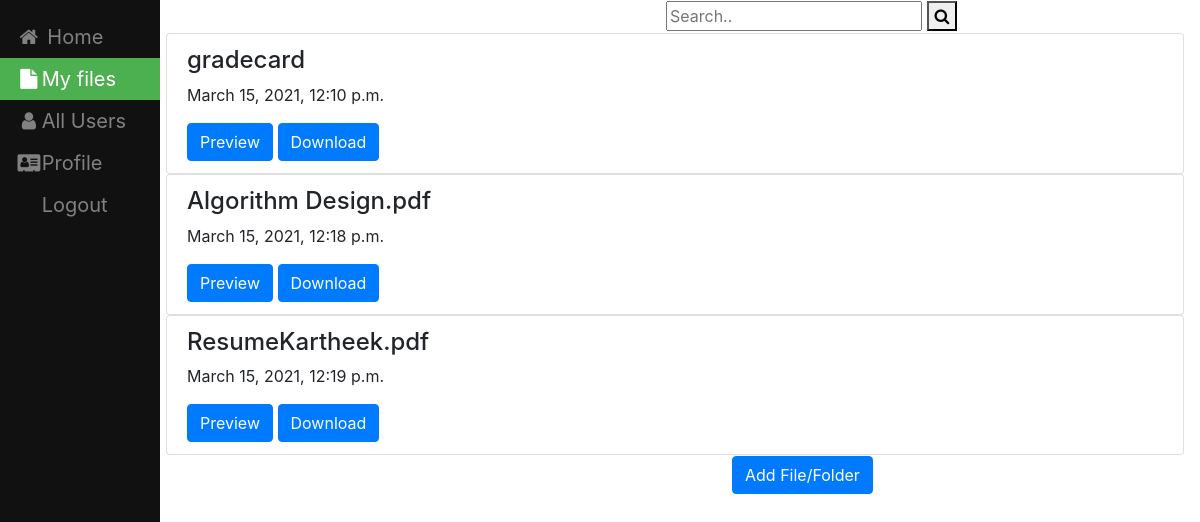
The page /My_Files (signed in) on the database its author committed.
### filesharing/models.py (models this page shows, shortened)
class File(models.Model):
    name = models.CharField(max_length=100,null=True,blank=True)
    file=models.FileField(upload_to=user_directory_path);
    created_on = models.DateTimeField(auto_now_add=True)
    user = models.ForeignKey(User,on_delete=models.CASCADE, default=None)

### filesharing/views.py (the view)
# urls.py: path('My_Files',views.My_Files,name='My_Files'),
def My_Files(request):
    user = request.user
    all_files = File.objects.filter(user=user)
    context = { 'all_files':all_files,'u':user }
    return render(request, 'filesharing/MY_Files.html', context)

### templates/filesharing/MY_Files.html (shortened to what this page needs)
{% load static %}
<!DOCTYPE html>
<html lang="en" dir="ltr">
  <head>
    <link rel="stylesheet" type="text/css" href="{%  static "css/styles.css" %}"/>
    <link rel="stylesheet" href="https://cdnjs.cloudflare.com/ajax/libs/font-awesome/4.7.0/css/font-awesome.min.css">
    <link rel="stylesheet" href="https://maxcdn.bootstrapcdn.com/bootstrap/4.0.0/css/bootstrap.min.css">
</head>
  <body>
<div class="sidebar">
  <a href="home1"><i class="fa fa-fw fa-home"></i> Home</a>
  <a class="active" href="My_Files"><i class="fa fa-fw fa-file"></i>My files</a>
  <a href="allusers"><i class="fa fa-fw fa-user"></i>All Users</a>
  <a href="createdprofile"><i class="fa fa-fw fa-address-card"></i>Profile</a>
  <a href="logout">Logout</a>
</div>
<form class="example" action="action_page.php">
  <input type="text" placeholder="Search.." name="search">
  <button type="submit"><i class="fa fa-search"></i></button>
</form>
  <div class="content">
      <div class="list-group">
      {% for file in all_files %}
            <div class="list-group">
                 <div class="list-group-item">
                     <h4 class="list-group-item-text">{{ file.name}}</h4>
                      <p class="list-group-item-text">{{ file.created_on}}</p>
                     <a class="list-group-item-text" href="{{ file.file.url }}" target="_blank"><button type="button" class="btn btn-primary">Preview</button> </a> </td>
                     <a class="list-group-item-text" href="{{ file.file.url }}" target="_blank" download><button type="button" class="btn btn-primary">Download</button></a>&nbsp;&nbsp;&nbsp;&nbsp;&nbsp;&nbsp;
                 </div>
          </div>
      {% endfor %}
     </div>
  <div class="content1">
      <a href="uploadfile"><button type="button" class="btn btn-primary">Add File/Folder</button></a>
  </div>
  </div>
  </body>
</html>

### static/css/styles.css (style rules this page uses)
.sidebar { height: 100%; width: 160px; position: fixed; z-index: 1; top: 0; left: 0; background-color: #111; overflow-x: hidden; padding-top: 16px; }
.sidebar a { padding: 6px 8px 6px 16px; text-decoration: none; font-size: 20px; color: #818181; display: block; }
.sidebar a.active { background-color: #4CAF50; color: white; }
div.content { margin-left: 150px; padding: 1px 16px; height: 2000px; }
div.content1 { margin-left: 550px; padding: 1px 16px; height: 2000px; }
.example { margin-left: 650px; padding: 1px 16px; }

### rows shown on the page
File: name "gradecard", created_on "March 15, 2021, 12:10 p.m."
File: name "Algorithm Design.pdf", created_on "March 15, 2021, 12:18 p.m."
File: name "ResumeKartheek.pdf", created_on "March 15, 2021, 12:19 p.m."
